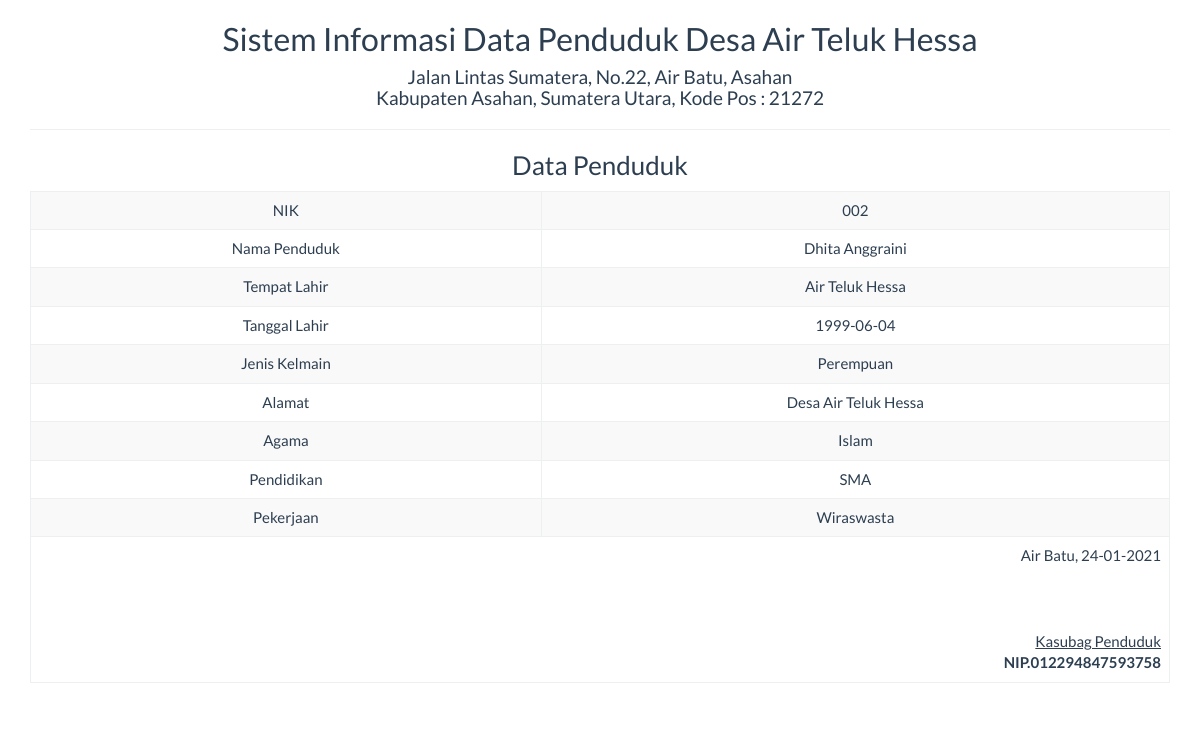
The app's page /report/datapenduduk_satu.php?id=15 with its own data.
### tables this page shows
CREATE TABLE `tbl_datapenduduk` (
  `id` int(5) NOT NULL,
  `nik` varchar(50) NOT NULL,
  `nama` varchar(100) NOT NULL,
  `tempat_lahir` varchar(50) NOT NULL,
  `tanggal_lahir` date NOT NULL,
  `jenis_kelamin` enum('Perempuan','Laki-Laki') NOT NULL,
  `alamat` varchar(50) NOT NULL,
  `agama` varchar(50) NOT NULL,
  `pendidikan` varchar(50) NOT NULL,
  `pekerjaan` varchar(50) NOT NULL
);

### report/datapenduduk_satu.php (the view, shortened to what this page needs)
<!DOCTYPE html>
<html>
    <head>
        <link href="../Assets/css/bootstrap.min.css" rel="stylesheet" type="text/css"/>
    </head>
    <body onload="print()">
        <?php
        include '../config/koneksi.php';
        $sql = "SELECT * FROM tbl_datapenduduk WHERE id='" . $_GET ['id'] . "'";
        $query = mysqli_query($koneksi, $sql) or die("SQL Detail error");
        $data = mysqli_fetch_array($query);
        ?>
        <div class="container">
            <div class='row'>
                <div class="col-sm-12">
                    <div class="text-center">
                        <h2>Sistem Informasi Data Penduduk Desa Air Teluk Hessa </h2>
                        <h4> Jalan Lintas Sumatera, No.22, Air Batu, Asahan<br>
                             Kabupaten Asahan, Sumatera Utara, Kode Pos : 21272</h4>
                        <hr>
                        <h3>Data Penduduk</h3>
                        <table class="table table-bordered table-striped table-hover">
                            <tbody>
								<tr>
                            <td>NIK</td> <td><?= $data['nik'] ?></td>
                        </tr>
                        <tr>
                            <td>Nama Penduduk</td> <td><?= $data['nama'] ?></td>
                        </tr>
                        <tr>
                            <td>Tempat Lahir</td> <td><?= $data['tempat_lahir'] ?></td>
                        </tr>
                        <tr>
                            <td>Tanggal Lahir</td> <td><?= $data['tanggal_lahir'] ?></td>
                        </tr>
                        <tr>
                            <td>Jenis Kelmain</td> <td><?= $data['jenis_kelamin'] ?></td>
                        </tr>
                        <tr>
                            <td>Alamat</td> <td><?= $data['alamat'] ?></td>
                        </tr>
                        <tr>
                            <td>Agama</td> <td><?= $data['agama'] ?></td>
                        </tr>
                        <tr>
                            <td>Pendidikan</td> <td><?= $data['pendidikan'] ?></td>
                        </tr>
                        <tr>
                            <td>Pekerjaan</td> <td><?= $data['pekerjaan'] ?></td>
                        </tr>
                            </tbody>
                            <tfoot>
                                <tr>
                                    <td colspan="2" class="text-right">
                                        Air Batu,  <?= date("d-m-Y") ?>
                                        <br><br><br><br>
                                        <u>Kasubag Penduduk<strong></u><br>
                                           NIP.012294847593758
									</td>
								</tr>
							</tfoot>
                        </table>
                    </div>
                </div>
            </div>
    </body>
</html>

### records on screen
tbl_datapenduduk: nik "002", nama "Dhita Anggraini", tempat_lahir "Air Teluk Hessa", tanggal_lahir "1999-06-04", jenis_kelamin "Perempuan", alamat "Desa Air Teluk Hessa", agama "Islam", pendidikan "SMA", pekerjaan "Wiraswasta"
